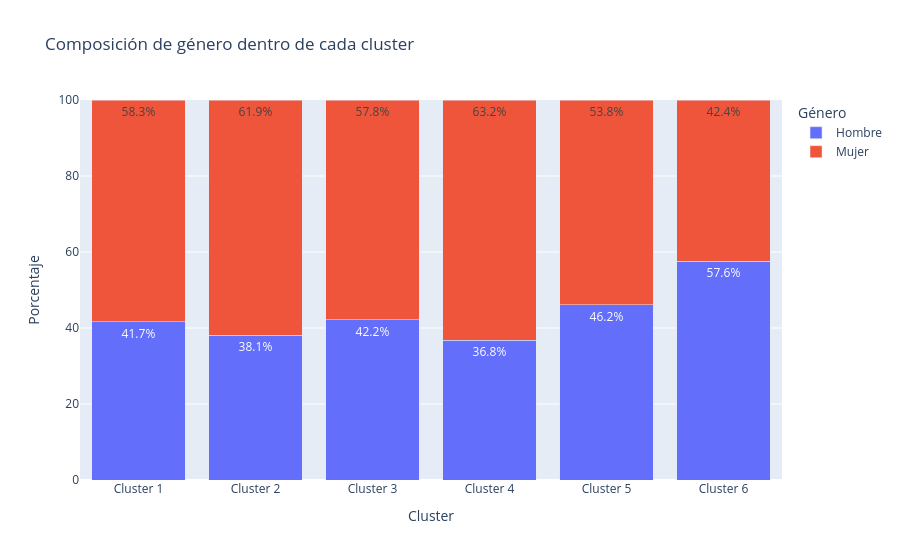

Source (notebook cell):
### Markdown cell above
## 7. Revisión de sesgos: distribución por género

El género **no se incluye como variable de entrenamiento**. La revisión siguiente no demuestra causalidad ni discriminación; sirve para verificar cómo se distribuyen mujeres y hombres después de formar los clusters con edad, ingreso y Spending Score.

### Code cell
gender_audit = gender_cluster_audit(clustered)
display(gender_audit.round({"Porcentaje": 1}))

fig = px.bar(
    gender_audit,
    x="cluster",
    y="Porcentaje",
    color="gender_label",
    barmode="stack",
    text=gender_audit["Porcentaje"].map(lambda value: f"{value:.1f}%"),
    title="Composición de género dentro de cada cluster",
    labels={"cluster": "Cluster", "Porcentaje": "Porcentaje", "gender_label": "Género"},
)
fig.update_yaxes(range=[0, 100])
fig.show()

### Figure 1 — Plotly figure (JSON) as saved in the notebook; plotly's stock layout.template omitted (floating-point values rounded to 4 significant figures)
{"data": [{"hovertemplate": "Género=Hombre<br>Cluster=%{x}<br>Porcentaje=%{y}<br>text=%{text}<extra></extra>", "legendgroup": "Hombre", "marker": {"color": "#636efa", "pattern": {"shape": ""}}, "name": "Hombre", "orientation": "v", "showlegend": true, "text": ["41.7%", "38.1%", "42.2%", "36.8%", "46.2%", "57.6%"], "textposition": "auto", "type": "bar", "x": ["Cluster 1", "Cluster 2", "Cluster 3", "Cluster 4", "Cluster 5", "Cluster 6"], "xaxis": "x", "y": [41.67, 38.1, 42.22, 36.84, 46.15, 57.58], "yaxis": "y"}, {"hovertemplate": "Género=Mujer<br>Cluster=%{x}<br>Porcentaje=%{y}<br>text=%{text}<extra></extra>", "legendgroup": "Mujer", "marker": {"color": "#EF553B", "pattern": {"shape": ""}}, "name": "Mujer", "orientation": "v", "showlegend": true, "text": ["58.3%", "61.9%", "57.8%", "63.2%", "53.8%", "42.4%"], "textposition": "auto", "type": "bar", "x": ["Cluster 1", "Cluster 2", "Cluster 3", "Cluster 4", "Cluster 5", "Cluster 6"], "xaxis": "x", "y": [58.33, 61.9, 57.78, 63.16, 53.85, 42.42], "yaxis": "y"}], "layout": {"barmode": "stack", "legend": {"title": {"text": "Género"}, "tracegroupgap": 0}, "title": {"text": "Composición de género dentro de cada cluster"}, "xaxis": {"anchor": "y", "domain": [0.0, 1.0], "title": {"text": "Cluster"}}, "yaxis": {"anchor": "x", "domain": [0.0, 1.0], "range": [0, 100], "title": {"text": "Porcentaje"}}}}
